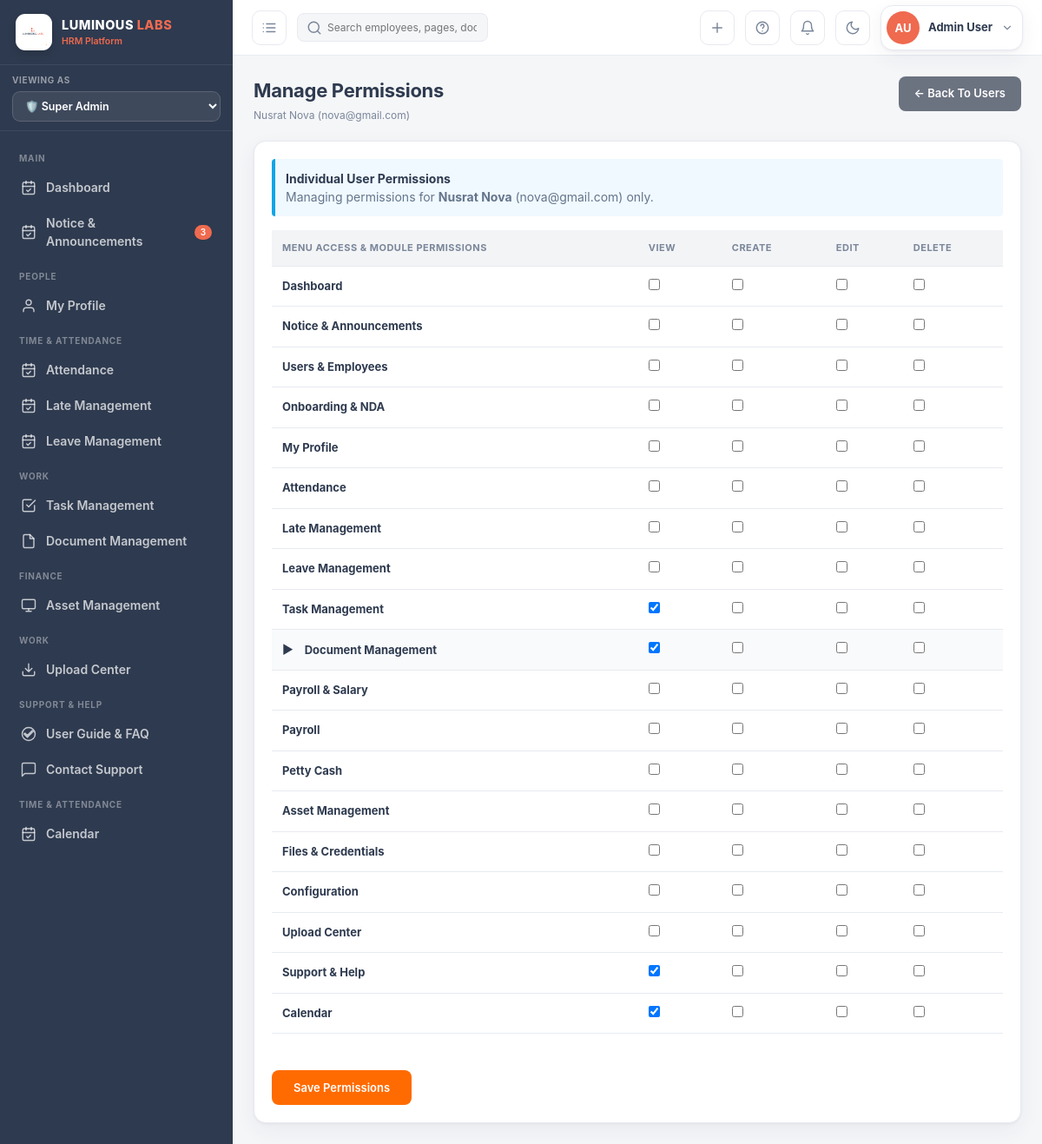
The app's page /employees/7/permissions/ (signed in), older data.
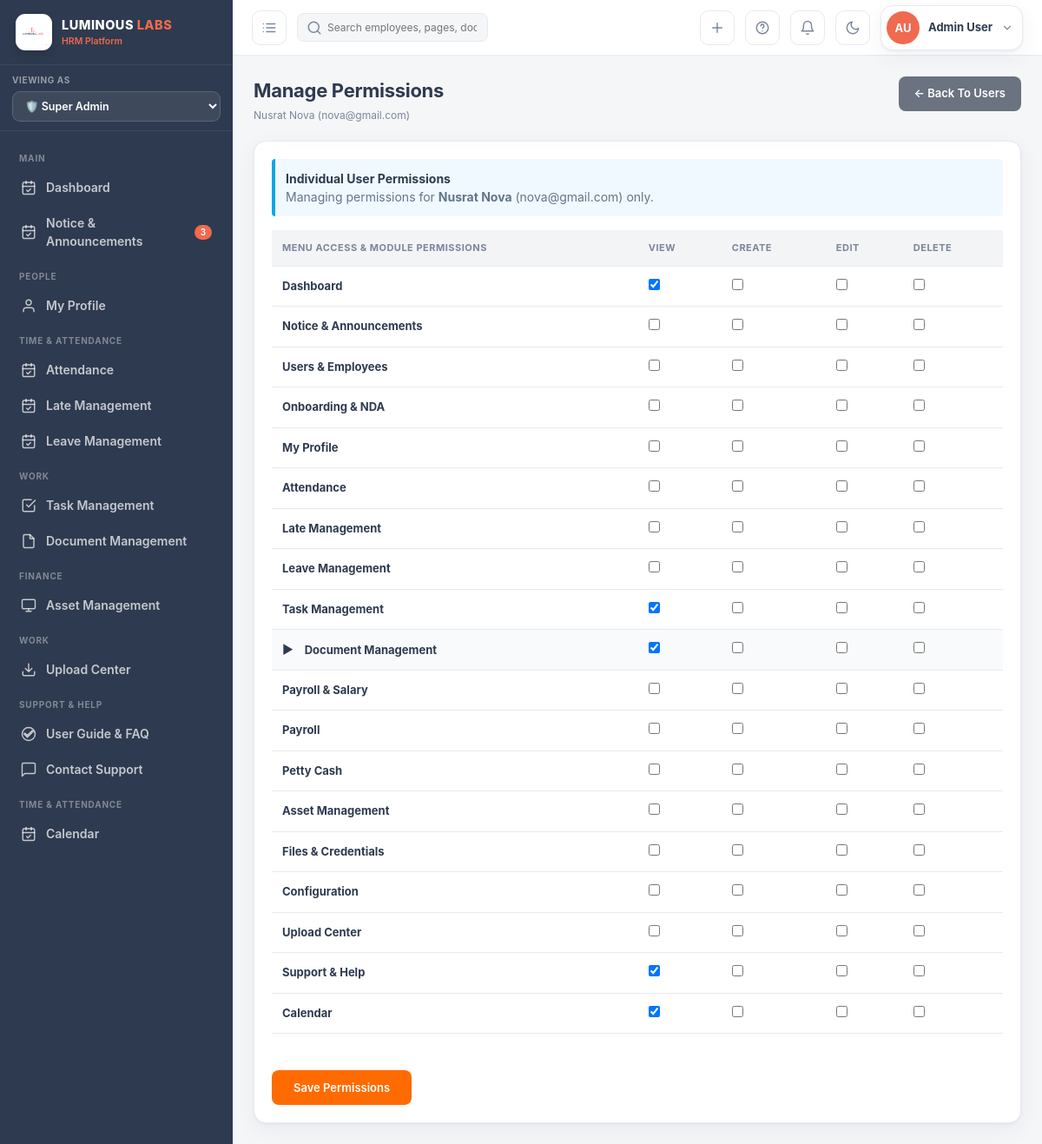
The same page, newer data.
### hrm_app/models.py (models this page shows, shortened)
class UserPermission(models.Model):
    MODULE_CHOICES = [
    ('dashboard', 'Dashboard'),
    ('notice', 'Notice & Announcements'),
    ('users', 'Users & Employees'),
    ('onboarding', 'Onboarding & NDA'),
    ('profile', 'My Profile'),
    ('attendance', 'Attendance'),
    ('late', 'Late Management'),
    ('leave', 'Leave Management'),
    ('tasks', 'Task Management'),
    ('documents', 'Document Management (All)'),
    ('documents_request', 'Document - Request'),
    ('documents_generate', 'Document - Generate'),
    ('documents_employee', 'Document - Employee'),
    ('documents_office', 'Document - Office'),
    ('salary', 'Payroll & Salary'),
    ('payroll', 'Payroll'),
    ('petty_cash', 'Petty Cash'),
    ('assets', 'Asset Management'),
    ('files', 'Files & Credentials'),
    ('configuration', 'Configuration'),
    ('upload_center', 'Upload Center'),
    ('support', 'Support & Help'),
    ('calendar', 'Calendar'),
]
    user = models.ForeignKey(
        User,
        on_delete=models.CASCADE,
        related_name="custom_permissions"
    )
    module = models.CharField(
        max_length=50,
        choices=MODULE_CHOICES
    )
    can_view = models.BooleanField(
        null=True,
        blank=True,
        default=None
    )
    can_create = models.BooleanField(
        null=True,
        blank=True,
        default=None
    )
    can_edit = models.BooleanField(
        null=True,
        blank=True,
        default=None
    )
    can_delete = models.BooleanField(
        null=True,
        blank=True,
        default=None
    )
    class Meta:
        unique_together = ("user", "module")
        ordering = ["module"]

### hrm_app/views.py (the view, shortened to what this page needs)
@login_required
def user_permissions(request, pk=None):
    if request.user.role != Role.SUPER_ADMIN:
        messages.error(request, "You don't have permission to access this page.")
        return redirect("user_list")
    MENU_CHOICES = UserPermission.MODULE_CHOICES
    selected_user = None
    if pk is not None:
        selected_user = get_object_or_404(User, pk=pk)
    selected_role = (
        request.GET.get("role", "")
        or (selected_user.role if selected_user else "")
    )
    saved_permissions = {}
    if selected_user:
        saved_permissions = {
            p.module: p
            for p in UserPermission.objects.filter(user=selected_user)
        }
    role_user_count = User.objects.filter(role=selected_role).count() if selected_role else 0
    selected_role_label = dict(Role.choices).get(selected_role, "") if selected_role else ""
    return render(request, "hrm/user_permissions.html", {
        "saved_permissions": saved_permissions,          # ← this was missing
        "selected_user": selected_user,
        "selected_role": selected_role,
        "selected_role_label": selected_role_label,
        "role_choices": Role.choices,
        "role_user_count": role_user_count,
        "menu_choices": MENU_CHOICES,
    })

### hrm_app/context_processors.py (called while the page is built, shortened)
def role_menu_permissions(request):
    allowed_menus = []
    if request.user.is_authenticated:
        if request.user.role == "super_admin":
          allowed_menus = []
    return {
        "allowed_menus": allowed_menus
    }

### hrm_app/templatetags/hrm_filters.py (called while the page is built)
@register.filter
def get_item(dictionary, key):
    if dictionary:
        return dictionary.get(key)
    return None

### hrm_app/templates/hrm/user_permissions.html (shortened to what the changed rows need)
{% extends 'hrm/base.html' %}
{% load hrm_filters %}
{% block content %}
<div class="page-head">
    <div>
        <h1>Manage Permissions</h1>
    </div>
</div>
<div class="card pad">
    {% if selected_user %}
    <form method="POST">
        <table style="width:100%; border-collapse:collapse;">
            <thead>
                <tr style="background:#f3f4f6;">
                    <th style="padding:12px; text-align:left;">Menu Access & Module Permissions</th>
                    <th>View</th>
                    <th>Create</th>
                    <th>Edit</th>
                    <th>Delete</th>
                </tr>
            </thead>
            <tbody>
                {% for menu_key, menu_name in menu_choices %}
    {% if menu_key == "documents" %}
        {% with perm=saved_permissions|get_item:"documents" %}
        <tr class="document-parent-row"
            onclick="toggleDocumentPermissions(this)"
            style="border-bottom:1px solid #e5e7eb;">
            <td style="padding:12px;">
                <span class="document-arrow">▶</span>
                <b>Document Management</b>
            </td>
            <td>
                <input type="checkbox"
                       onclick="event.stopPropagation()"
                       name="documents_view"
                       {% if perm and perm.can_view %}checked{% endif %}>
            </td>
            <td>
                <input type="checkbox"
                       onclick="event.stopPropagation()"
                       name="documents_create"
                       {% if perm and perm.can_create %}checked{% endif %}>
            </td>
            <td>
                <input type="checkbox"
                       onclick="event.stopPropagation()"
                       name="documents_edit"
                       {% if perm and perm.can_edit %}checked{% endif %}>
            </td>
            <td>
                <input type="checkbox"
                       onclick="event.stopPropagation()"
                       name="documents_delete"
                       {% if perm and perm.can_delete %}checked{% endif %}>
            </td>
        </tr>
        {% endwith %}
    {% elif menu_key == "documents_request" or menu_key == "documents_generate" or menu_key == "documents_employee" or menu_key == "documents_office" %}
        {% with perm=saved_permissions|get_item:menu_key %}
        <tr class="document-child-row"
            data-document-child="true"
            style="border-bottom:1px solid #e5e7eb;">
            <td class="document-child-name" style="padding:12px;">
                <span style="margin-right:8px;">↳</span>
                <b>{{ menu_name }}</b>
            </td>
            <td>
                <input type="checkbox"
                       name="{{ menu_key }}_view"
                       {% if perm and perm.can_view %}checked{% endif %}>
            </td>
            <td>
                <input type="checkbox"
                       name="{{ menu_key }}_create"
                       {% if perm and perm.can_create %}checked{% endif %}>
            </td>
            <td>
                <input type="checkbox"
                       name="{{ menu_key }}_edit"
                       {% if perm and perm.can_edit %}checked{% endif %}>
            </td>
            <td>
                <input type="checkbox"
                       name="{{ menu_key }}_delete"
                       {% if perm and perm.can_delete %}checked{% endif %}>
            </td>
        </tr>
        {% endwith %}
    {% else %}
        {% with perm=saved_permissions|get_item:menu_key %}
        <tr style="border-bottom:1px solid #e5e7eb;">
            <td style="padding:12px;">
                <b>{{ menu_name }}</b>
            </td>
            <td>
                <input type="checkbox"
                       name="{{ menu_key }}_view"
                       {% if perm and perm.can_view %}checked{% endif %}>
            </td>
            <td>
                <input type="checkbox"
                       name="{{ menu_key }}_create"
                       {% if perm and perm.can_create %}checked{% endif %}>
            </td>
            <td>
                <input type="checkbox"
                       name="{{ menu_key }}_edit"
                       {% if perm and perm.can_edit %}checked{% endif %}>
            </td>
            <td>
                <input type="checkbox"
                       name="{{ menu_key }}_delete"
                       {% if perm and perm.can_delete %}checked{% endif %}>
            </td>
        </tr>
        {% endwith %}
    {% endif %}
{% endfor %}
            </tbody>
        </table>
        <br><br>
    </form>
    {% endif %}
</div>
{% endblock %}

Row changes from the older to the newer data that the page shows:
added UserPermission: can_view "☑"
